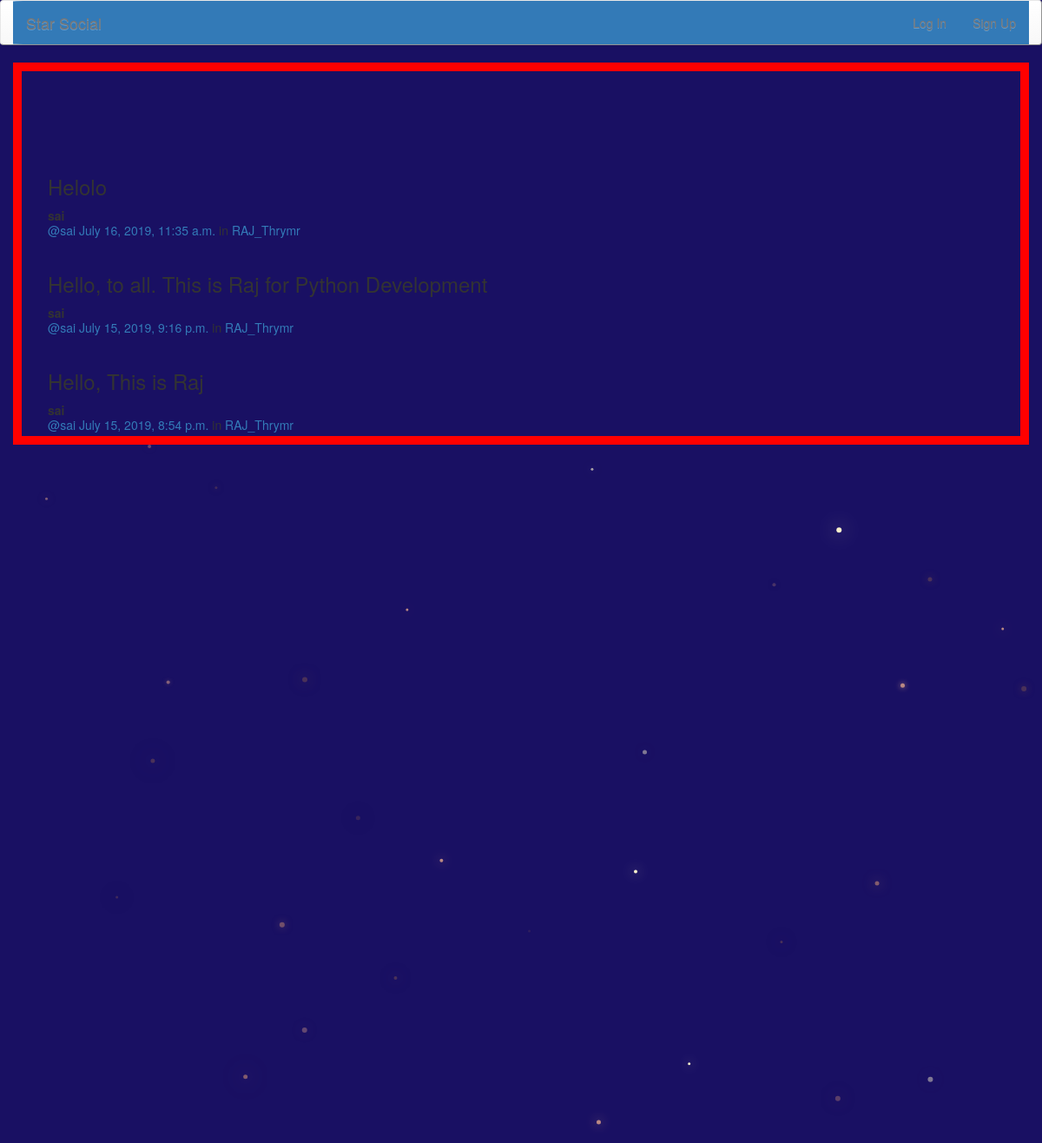
/posts/, run on the app's committed database.
### posts/models.py (models this page shows, shortened)
class Post(models.Model):
    user=models.ForeignKey(User,related_name='posts')
    created_at=models.DateTimeField(auto_now=True)
    message=models.TextField()
    message_html=models.TextField(editable=False)
    group=models.ForeignKey(Group,related_name='posts',null=True,blank=True)
    class Meta:
        ordering=['-created_at']
        unique_together=['user','message']

### groups/models.py (models this page shows, shortened)
class Group(models.Model):
    name=models.CharField(max_length=255,unique=True)
    slug=models.SlugField(allow_unicode=True,unique=True)
    description=models.TextField(blank=True,default='')
    description_html=models.TextField(editable=False,default='',blank=True)
    members=models.ManyToManyField(User,through='GroupMember')
    class Meta:
        ordering=['name']

### posts/views.py (the view)
class PostList(SelectRelatedMixin,generic.ListView):
    model=models.Post
    select_related=('user','group')

### posts/templates/posts/post_list.html (shortened to what this page needs)
{% extends "posts/post_base.html" %}
{% load staticfiles %}
{% block post_content %}
<div class="col-md-8">
	{% for post in post_list %}
  {% include "posts/_post.html" %}
	{% endfor %}
</div>
{% endblock %}

### posts/templates/posts/post_base.html (shortened to what this page needs)
{% extends 'base.html' %}
{% block content %}
<div class="posts-page">
    <div class="container">
        <div class="row">
            {% block  post_content %}{% endblock %}
        </div>
    </div>
</div>
{% endblock %}

### templates/base.html (shortened to what this page needs)
<!doctype html>
{% load staticfiles %}
<html lang="en">
<head>
    <link rel="stylesheet" href="https://maxcdn.bootstrapcdn.com/bootstrap/3.3.7/css/bootstrap.min.css"
>
    <link rel="stylesheet" href="https://maxcdn.bootstrapcdn.com/bootstrap/3.3.7/css/bootstrap-theme.min.css"
>
    <link rel="stylesheet" href="//cdn.jsdelivr.net/medium-editor/latest/css/medium-editor.min.css" type="text/css"
        media="screen" charset="utf-8">
    <link rel="stylesheet" href="master.css">
</head>
<body>
    <nav class="navbar navbar-default techfont custom-navbar bg-primary navbar-dark"style="border-style: outset;color:rgb(62, 36, 226);">
        <div class="container bg-primary navbar-dark" style="border-radius: 1%">
            <a class="navbar-brand mynav" href="{% url 'home' %}">Star Social</a>
            <ul class="nav navbar-nav navbar-right bg-primary navbar-dark">
                {% if user.is_authenticated %}
                <li><a href="{% url 'posts:create' %}">Post</a></li>
                <li><a href="{% url 'groups:all' %}">Groups</a></li>
                <li><a href="{% url 'groups:create' %}">Create Group</a></li>
                <li><a href="{% url 'accounts:logout' %}">Log Out</a></li>
                {% else %}
                <li><a href="{% url 'accounts:login' %}">Log In</a></li>
                <li><a href="{% url 'accounts:signup' %}">Sign Up</a></li>
                {% endif %}
            </ul>
        </div>
    </nav>
    <div class="container mycontent">
        {% block content %}
        {% endblock %}
    </div>
</body>
<canvas id="canvas"></canvas>
<link rel="stylesheet" href="master.css">
</html>

### posts/templates/posts/_post.html (shortened to what this page needs)
<div class="post media">
    <h3>{{ post.message_html|safe }}</h3>
    <div class="media-body">
        <strong>{{ post.user.username }}</strong>
        <h5 class="media-heading">
            <span class="username"><a
                    href="{% url 'posts:for_user' username=post.user.username %}">@{{ post.user.username }}</a></span>
            <time class="time"><a
                    href="{% url 'posts:single' username=post.user.username pk=post.pk %}">{{ post.created_at }}</a></time>
            {% if post.group %}
            <span class="group-name">in <a href="#">{{ post.group.name }}</a></span>
            {% endif %}
        </h5>
    </div>
</div>

### static/css/master.css (style rules this page uses)
.mycontent { padding-top: 100px; border: 10px solid red; }
html, body { height: 100%; width: 100%; overflow: hidden; background: #191063; margin: 0; }

### data on the page
Post: message_html "Helolo", user.username "sai", created_at "July 16, 2019, 11:35 a.m.", group.name "RAJ_Thrymr"
Post: message_html "Hello, to all. This is Raj for Python Development", user.username "sai", created_at "July 15, 2019, 9:16 p.m.", group.name "RAJ_Thrymr"
Post: message_html "Hello, This is Raj", user.username "sai", created_at "July 15, 2019, 8:54 p.m.", group.name "RAJ_Thrymr"
